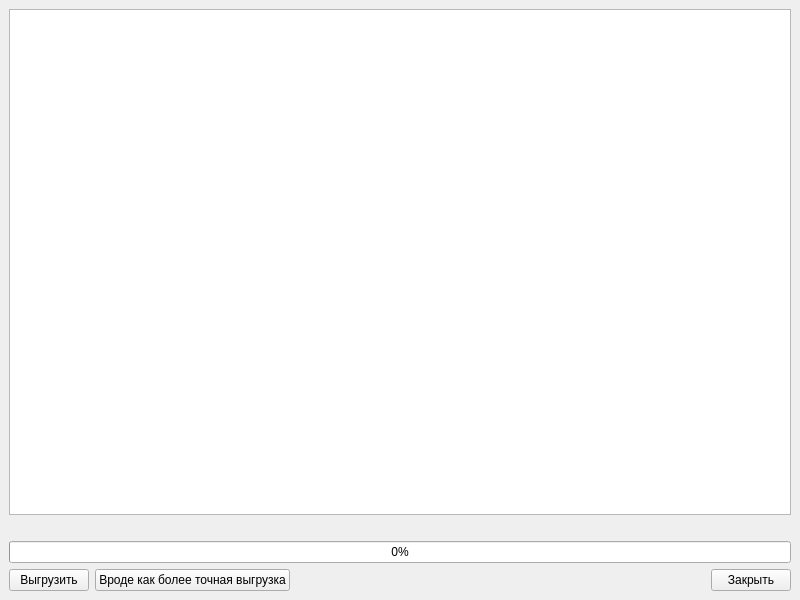
<?xml version="1.0" encoding="UTF-8"?>
<ui version="4.0">
 <class>MainWindow_list_military</class>
 <widget class="QMainWindow" name="MainWindow_list_military">
  <property name="geometry">
   <rect>
    <x>0</x>
    <y>0</y>
    <width>800</width>
    <height>600</height>
   </rect>
  </property>
  <property name="windowTitle">
   <string>MainWindow</string>
  </property>
  <widget class="QWidget" name="centralwidget">
   <layout class="QVBoxLayout" name="verticalLayout">
    <item>
     <widget class="QTableView" name="tableView"/>
    </item>
    <item>
     <widget class="QLabel" name="label">
      <property name="text">
       <string/>
      </property>
     </widget>
    </item>
    <item>
     <widget class="QProgressBar" name="progressBar">
      <property name="value">
       <number>0</number>
      </property>
     </widget>
    </item>
    <item>
     <layout class="QHBoxLayout" name="horizontalLayout">
      <item>
       <widget class="QPushButton" name="pushButton_export">
        <property name="text">
         <string>Выгрузить</string>
        </property>
       </widget>
      </item>
      <item>
       <widget class="QPushButton" name="pushButton_analize">
        <property name="text">
         <string>Вроде как более точная выгрузка</string>
        </property>
       </widget>
      </item>
      <item>
       <spacer name="horizontalSpacer">
        <property name="orientation">
         <enum>Qt::Horizontal</enum>
        </property>
        <property name="sizeHint" stdset="0">
         <size>
          <width>40</width>
          <height>20</height>
         </size>
        </property>
       </spacer>
      </item>
      <item>
       <widget class="QPushButton" name="pushButton_close">
        <property name="text">
         <string>Закрыть</string>
        </property>
       </widget>
      </item>
     </layout>
    </item>
   </layout>
  </widget>
 </widget>
 <resources/>
 <connections/>
</ui>
